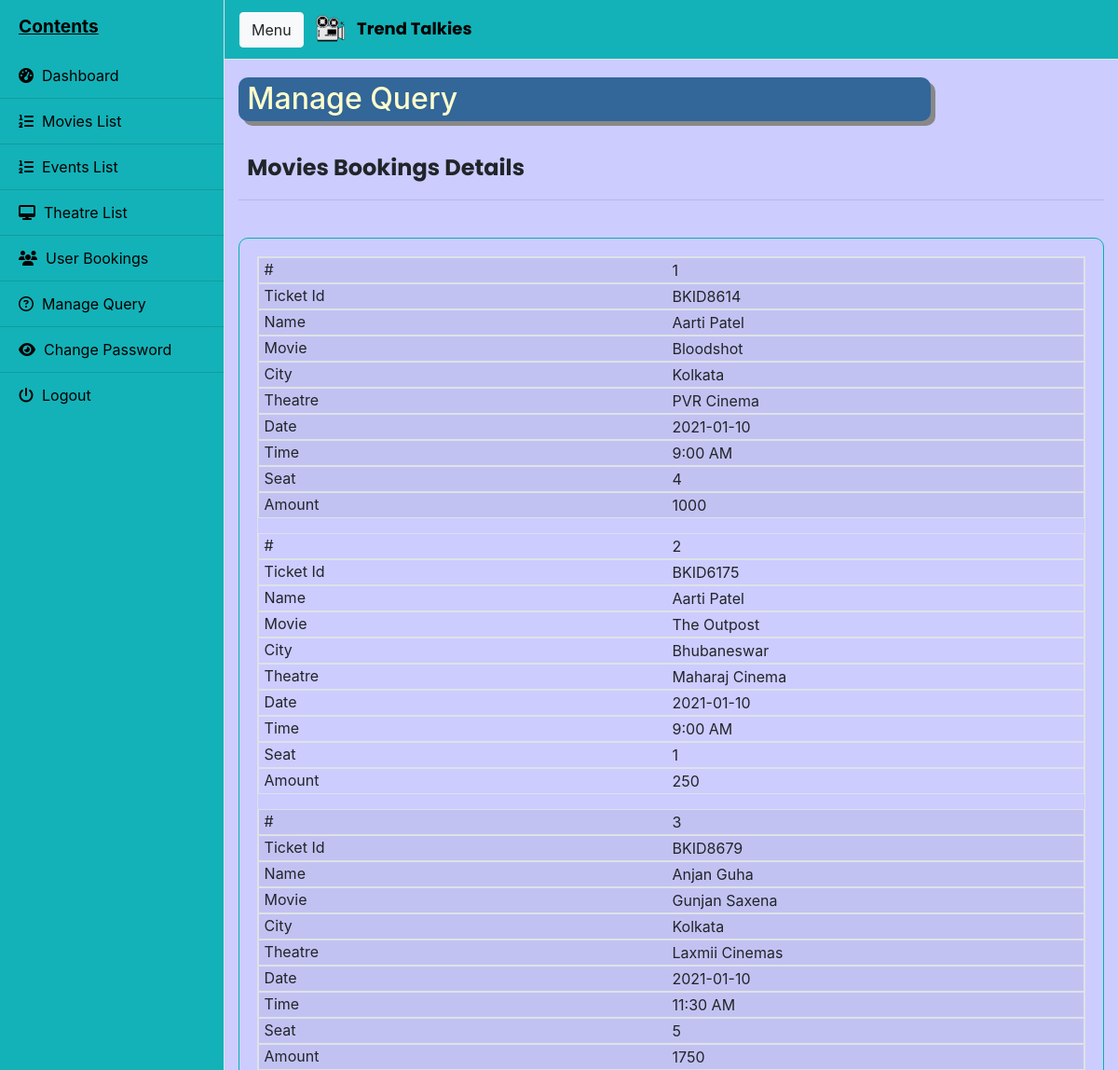
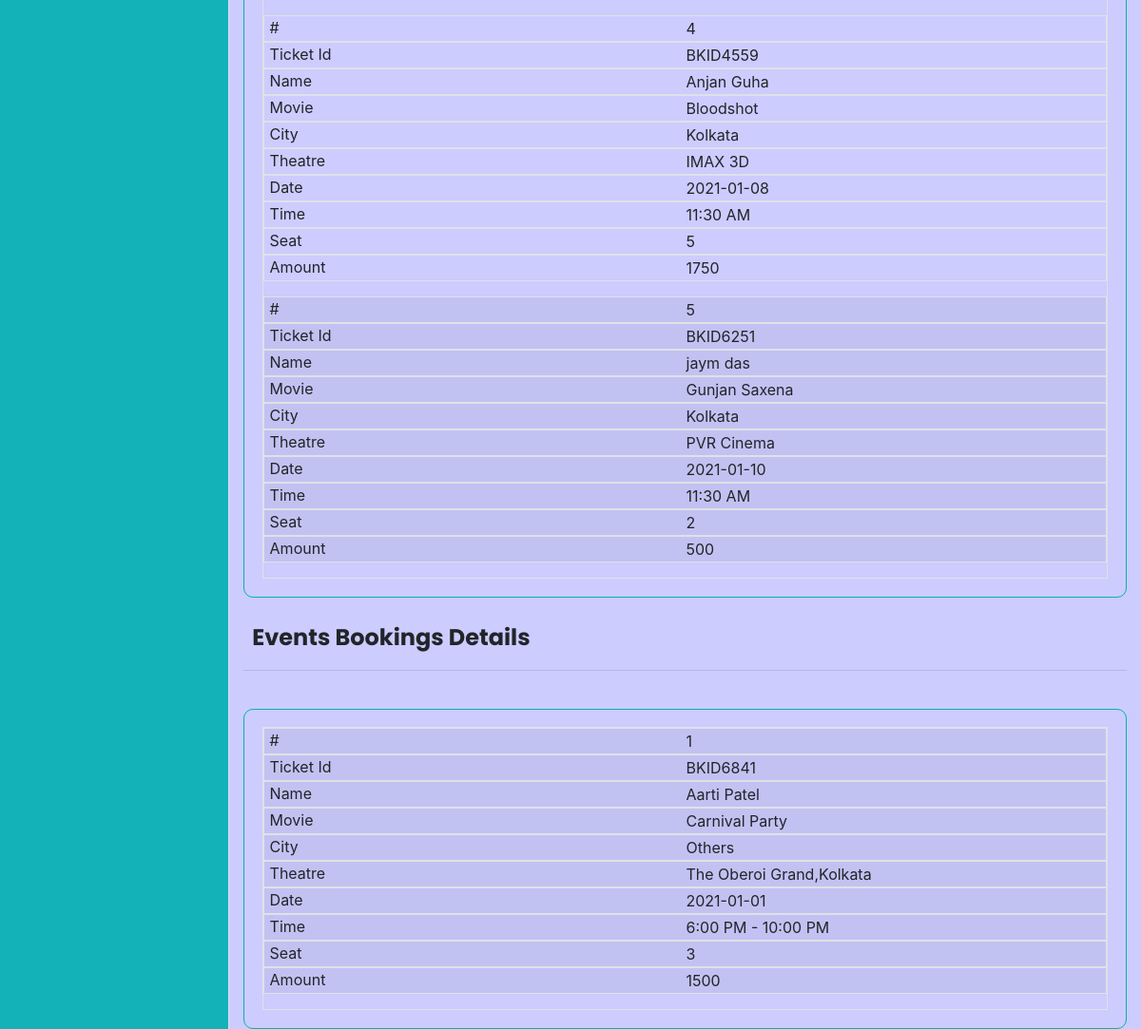
The app's page /Admin/user_bookings.php (signed in) with its own data (2 pictures, top to bottom).
### tables this page shows
CREATE TABLE `booking_movie` (
  `id` int(11) NOT NULL,
  `ticket_id` varchar(11) NOT NULL,
  `customer_name` varchar(50) NOT NULL,
  `email` varchar(30) NOT NULL,
  `movie_name` varchar(100) NOT NULL,
  `city_name` varchar(50) NOT NULL,
  `theatre_name` varchar(50) NOT NULL,
  `date` date NOT NULL,
  `show_time` varchar(20) DEFAULT NULL,
  `no_of_seats` int(11) NOT NULL,
  `amount` varchar(20) NOT NULL,
  `seat_no` varchar(20) NOT NULL
);

CREATE TABLE `booking_event` (
  `id` int(11) NOT NULL,
  `ticket_id` varchar(11) NOT NULL,
  `customer_name` varchar(50) NOT NULL,
  `email` varchar(30) NOT NULL,
  `event_name` varchar(100) NOT NULL,
  `event_type` varchar(50) NOT NULL,
  `location` varchar(50) NOT NULL,
  `date` date NOT NULL,
  `time` varchar(20) NOT NULL,
  `no_of_seats` int(11) NOT NULL,
  `amount` varchar(20) NOT NULL
);

### Admin/user_bookings.php (the view, shortened to what this page needs)
<?php
$conn = new mysqli("localhost", "root","","interim");
  ?>
<!doctype html>
<html lang="en">
<head>
    <link rel="stylesheet" href="https://stackpath.bootstrapcdn.com/bootstrap/4.5.1/css/bootstrap.min.css">
    <link rel="stylesheet" type="text/css" href="https://cdnjs.cloudflare.com/ajax/libs/animate.css/4.1.0/animate.min.css">
</head>
<body style="background-color: #ccccff;">
<div class="d-flex" id="wrapper">
<div class=" border-right" id="sidebar-wrapper"  style="background-color: #13B2B8;">
  <div class="sidebar-heading" style="color:black;"><u><b>Contents </b></u></div>
  <div class="list-group list-group-flush">
    <a href="dashboard.php" class="list-group-item list-group-item-action" id="list"><i class="fas fa-tachometer-alt"></i>&nbsp Dashboard</a>
    <a href="movieslist.php" class="list-group-item list-group-item-action" id="list"><i class="fas fa-list-ol"></i>&nbsp Movies List</a>
    <a href="eventslist.php" class="list-group-item list-group-item-action" id="list"><i class="fas fa-list-ol"></i>&nbsp Events List</a>
    <a href="theatrelist.php" class="list-group-item list-group-item-action" id="list"><i class="fas fa-desktop"></i>&nbsp Theatre List</a>
    <a href="user_bookings.php" class="list-group-item list-group-item-action" id="list"><i class="fas fa-users"></i>&nbsp User Bookings</a>
    <a href="managequery.php" class="list-group-item list-group-item-action" id="list"><i class="far fa-question-circle"></i>&nbsp Manage Query</a>
    <a href="changepassword.php" class="list-group-item list-group-item-action" id="list"><i class="fas fa-eye"></i>&nbsp Change Password</a>
    <a href="logout.php" class="list-group-item list-group-item-action" id="list"><i class="fas fa-power-off"></i>&nbsp Logout</a>
  </div>
</div>
<div id="page-content-wrapper">
  <nav class="navbar navbar-expand-lg navbar-light border-bottom" style="background-color: #13B2B8;">
    <button class="btn btn-light" id="menu-toggle">Menu</button>
    <a class="navbar-brand" href="#" style="font-family: 'Poppins', sans-serif; font-size: 1.5vw; color: black;"><img src="../images/logo5.png" style="width: 7%; margin-left:2%;">&nbsp <b>Trend Talkies</b>
        </a>
  </nav>
<div class="container-fluid">
    <div class="row">
		<div class="col-md-12">
            <h2 class="page-title" style="width:80%; padding:0.5%;margin-top:2%; padding-left: 1%; background-color:#336699;border-radius: 10px; box-shadow: 5px 5px #888888;color:#ffffcc;">Manage Query</h2><br>
            <div class="panel panel-default">
        <div class="panel-heading" style="font-size: 150%; margin-left:1%;font-family: 'Poppins', sans-serif;"><b>Movies Bookings Details</b></div><hr>
        <br>
				    <div class="panel-body"  style="padding: 2%; border-radius: 10px; border: 1px solid #00b3b3;">
                    <table role="table" class="table-striped table-bordered" style="width: 100%;" >
									<tbody role="rowgroup">
                    <?php
                        $query = "select * from booking_movie";
                        $result = $conn->query($query);
                        $cnt=1;
                        while($row = $result->fetch_assoc()){
                        echo "<tr role='row'>";
                        echo "<td role='cell'>$cnt</td>";
                        echo "<td role='cell'>".$row["ticket_id"]."</td>";
                        echo "<td role='cell'>".$row["customer_name"]."</td>";
                        echo "<td role='cell'>".$row["movie_name"]."</td>";
                        echo "<td role='cell'>".$row["city_name"]."</td>";
                        echo "<td role='cell'>".$row["theatre_name"]."</td>";
                        echo "<td role='cell'>".$row["date"]."</td>";
                        echo "<td role='cell'>".$row["show_time"]."</td>";
                        echo "<td role='cell'>".$row["no_of_seats"]."</td>";
                        echo "<td role='cell'>".$row["amount"]."</td>";
                        echo"</tr>";
                         ?>
                      <?php $cnt=$cnt+1; } ?>
                     </tbody>
                </table>
                  </div>
            </div>
        </div>
        <div class="col-md-12">
            <div class="panel panel-default">
              <br>
        <div class="panel-heading" style="font-size: 150%; margin-left:1%;font-family: 'Poppins', sans-serif;"><b>Events Bookings Details</b></div><hr>
        <br>
				    <div class="panel-body"  style="padding: 2%; border-radius: 10px; border: 1px solid #00b3b3;">
                    <table role="table" class="table-striped table-bordered" style="width: 100%;" >
									<tbody role="rowgroup">
                    <?php
                        $query = "select * from booking_event";
                        $result = $conn->query($query);
                        $cnt=1;
                        while($row = $result->fetch_assoc()){
                        echo "<tr role='row'>";
                        echo "<td role='cell'>$cnt</td>";
                        echo "<td role='cell'>".$row["ticket_id"]."</td>";
                        echo "<td role='cell'>".$row["customer_name"]."</td>";
                        echo "<td role='cell'>".$row["event_name"]."</td>";
                        echo "<td role='cell'>".$row["event_type"]."</td>";
                        echo "<td role='cell'>".$row["location"]."</td>";
                        echo "<td role='cell'>".$row["date"]."</td>";
                        echo "<td role='cell'>".$row["time"]."</td>";
                        echo "<td role='cell'>".$row["no_of_seats"]."</td>";
                        echo "<td role='cell'>".$row["amount"]."</td>";
                        echo"</tr>";
                         ?>
                      <?php $cnt=$cnt+1; } ?>
                     </tbody>
                </table>
                  </div>
            </div>
        </div>
    </div>
</div>
</body>
</html>

### Admin/user_bookings.php (style rules this page uses)
#wrapper { overflow-x: hidden; }
#sidebar-wrapper { min-height: 100vh; margin-left: -15rem; -webkit-transition: margin .25s ease-out; -moz-transition: margin .25s ease-out; -o-transition: margin .25s ease-out; transition: margin .25s ease-out; }
#sidebar-wrapper .sidebar-heading { padding: 0.875rem 1.25rem; font-size: 1.2rem; }
#sidebar-wrapper .list-group { width: 15rem; }
#page-content-wrapper { min-width: 100vw; }
@media (min-width: 768px) { #sidebar-wrapper { margin-left: 0; } }
@media (min-width: 768px) { #page-content-wrapper { min-width: 0; width: 100%; } }
#list { background-color: #13B2B8; color: black; }
@media only screen 
    and (max-width: 760px), (min-device-width: 768px) 
    and (max-device-width: 1024px) { table, thead, tbody, th, td, tr { display: block; } }
@media only screen 
    and (max-width: 760px), (min-device-width: 768px) 
    and (max-device-width: 1024px) { tr { margin: 0 0 1rem 0; } }
@media only screen 
    and (max-width: 760px), (min-device-width: 768px) 
    and (max-device-width: 1024px) { tr:nth-child(odd) { background: #ccc; } }
@media only screen 
    and (max-width: 760px), (min-device-width: 768px) 
    and (max-device-width: 1024px) { td { border-bottom: 1px solid #eee; position: relative; padding-left: 50%; } }
@media only screen 
    and (max-width: 760px), (min-device-width: 768px) 
    and (max-device-width: 1024px) { td:before { position: absolute; top: 0; left: 6px; width: 45%; padding-right: 10px; white-space: nowrap; } }
@media only screen 
    and (max-width: 760px), (min-device-width: 768px) 
    and (max-device-width: 1024px) { td:nth-of-type(1):before { content: "#"; } }
@media only screen 
    and (max-width: 760px), (min-device-width: 768px) 
    and (max-device-width: 1024px) { td:nth-of-type(2):before { content: "Ticket Id"; } }
@media only screen 
    and (max-width: 760px), (min-device-width: 768px) 
    and (max-device-width: 1024px) { td:nth-of-type(3):before { content: "Name"; } }
@media only screen 
    and (max-width: 760px), (min-device-width: 768px) 
    and (max-device-width: 1024px) { td:nth-of-type(4):before { content: "Movie"; } }
@media only screen 
    and (max-width: 760px), (min-device-width: 768px) 
    and (max-device-width: 1024px) { td:nth-of-type(5):before { content: "City"; } }
@media only screen 
    and (max-width: 760px), (min-device-width: 768px) 
    and (max-device-width: 1024px) { td:nth-of-type(6):before { content: "Theatre"; } }
@media only screen 
    and (max-width: 760px), (min-device-width: 768px) 
    and (max-device-width: 1024px) { td:nth-of-type(7):before { content: "Date"; } }
@media only screen 
    and (max-width: 760px), (min-device-width: 768px) 
    and (max-device-width: 1024px) { td:nth-of-type(8):before { content: "Time"; } }
@media only screen 
    and (max-width: 760px), (min-device-width: 768px) 
    and (max-device-width: 1024px) { td:nth-of-type(9):before { content: "Seat"; } }
@media only screen 
    and (max-width: 760px), (min-device-width: 768px) 
    and (max-device-width: 1024px) { td:nth-of-type(10):before { content: "Amount"; } }

### records on screen
booking_movie: ticket "BKID8614", customer_name "Aarti Patel", movie_name "Bloodshot", city_name "Kolkata", theatre_name "PVR Cinema", date "2021-01-10", show_time "9:00 AM", no_of_seats "4", amount "1000"
booking_movie: ticket "BKID6175", customer_name "Aarti Patel", movie_name "The Outpost", city_name "Bhubaneswar", theatre_name "Maharaj Cinema", date "2021-01-10", show_time "9:00 AM", no_of_seats "1", amount "250"
booking_movie: ticket "BKID8679", customer_name "Anjan Guha", movie_name "Gunjan Saxena", city_name "Kolkata", theatre_name "Laxmii Cinemas", date "2021-01-10", show_time "11:30 AM", no_of_seats "5", amount "1750"
booking_movie: ticket "BKID4559", customer_name "Anjan Guha", movie_name "Bloodshot", city_name "Kolkata", theatre_name "IMAX 3D", date "2021-01-08", show_time "11:30 AM", no_of_seats "5", amount "1750"
booking_movie: ticket "BKID6251", customer_name "jaym das", movie_name "Gunjan Saxena", city_name "Kolkata", theatre_name "PVR Cinema", date "2021-01-10", show_time "11:30 AM", no_of_seats "2", amount "500"
booking_event: ticket "BKID6841", customer_name "Aarti Patel", event_name "Carnival Party", event_type "Others", location "The Oberoi Grand,Kolkata", date "2021-01-01", time "6:00 PM - 10:00 PM", no_of_seats "3", amount "1500"
